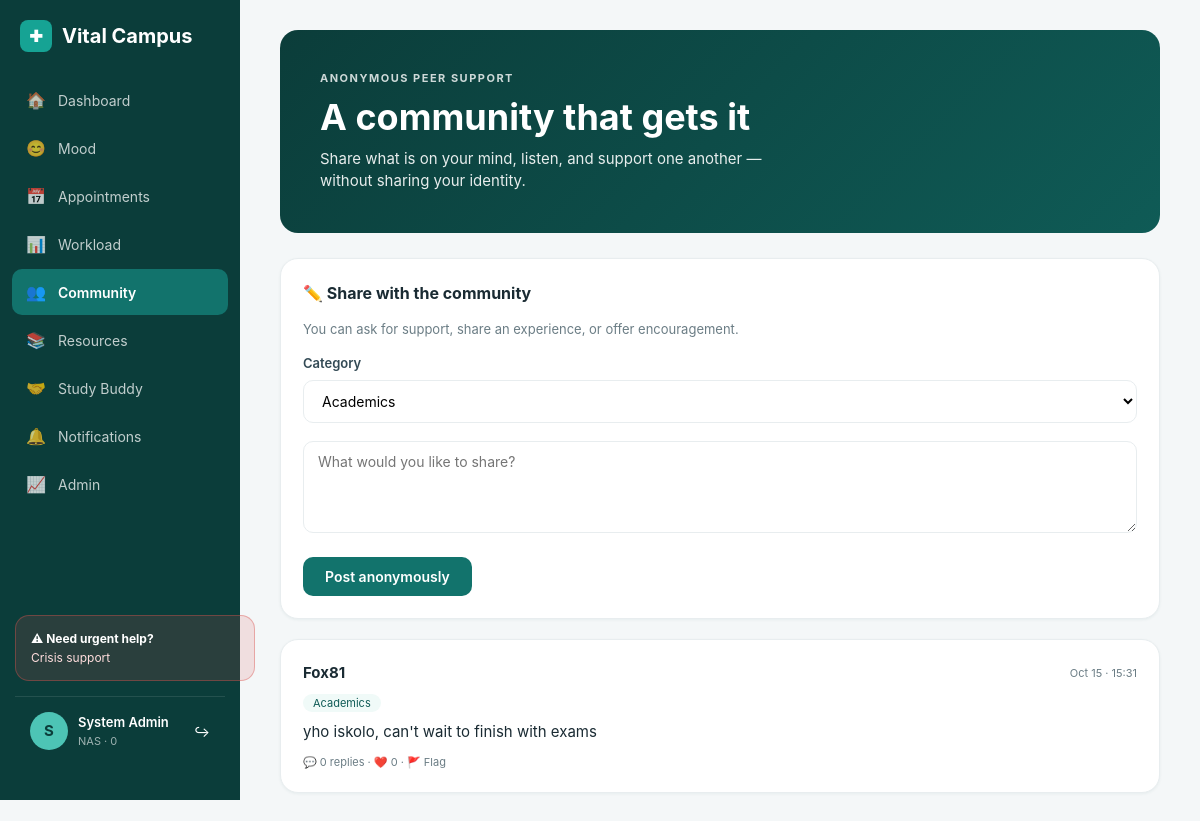
The page /forum (signed in) on the database its author committed.
### database.py (models this page shows, shortened)
class User(UserMixin, db.Model):
    __tablename__ = 'users'
    id = db.Column(db.Integer, primary_key=True)
    user_id = db.Column(db.String(36), unique=True, nullable=False, default=lambda: str(uuid.uuid4()))
    student_number = db.Column(db.String(15), unique=True, nullable=False)
    preferred_name = db.Column(db.String(60), nullable=False)
    email = db.Column(db.String(120), unique=True, nullable=False)
    password = db.Column(db.String(200), nullable=False)
    faculty = db.Column(db.String(80), nullable=False)
    year_of_study = db.Column(db.SmallInteger, nullable=False)
    role = db.Column(db.String(20), default='student')
    is_active = db.Column(db.Boolean, default=True)
    created_at = db.Column(db.DateTime, default=datetime.utcnow)
    last_login = db.Column(db.DateTime, nullable=True)
    moods = db.relationship('MoodEntry', backref='user', lazy=True)
    appointments = db.relationship('Appointment', backref='user', lazy=True)
    posts = db.relationship('PeerPost', backref='user', lazy=True)
    notifications = db.relationship('Notification', backref='user', lazy=True)

class PeerPost(db.Model):
    __tablename__ = 'peer_posts'
    id = db.Column(db.Integer, primary_key=True)
    post_id = db.Column(db.String(36), unique=True, nullable=False, default=lambda: str(uuid.uuid4()))
    user_id = db.Column(db.Integer, db.ForeignKey('users.id'), nullable=False)
    anonymous_alias = db.Column(db.String(40), nullable=False)
    content = db.Column(db.String(500), nullable=False)
    category = db.Column(db.String(20), nullable=False)
    is_flagged = db.Column(db.Boolean, default=False)
    posted_at = db.Column(db.DateTime, default=datetime.utcnow)
    replies = db.relationship('PeerReply', backref='post', lazy=True)

### app.py (the view, shortened to what this page needs)
@app.route('/forum', methods=['GET', 'POST'])
@login_required
def forum():
    posts = PeerPost.query.filter_by(is_flagged=False).order_by(PeerPost.posted_at.desc()).all()
    return render_template('forum.html', posts=posts)

### app.py (called while the page is built)
@login_manager.user_loader
def load_user(user_id):
    return User.query.get(int(user_id))

### templates/forum.html (shortened to what this page needs)
<!DOCTYPE html>
<html lang="en">
<head>
    <link rel="stylesheet" href="{{ url_for('static', filename='css/style.css') }}">
</head>
<body>
    <div class="layout">
        <aside class="sidebar">
            <div>
                <div class="sidebar-brand"><div class="sidebar-brand-icon">✚</div><span>Vital Campus</span></div>
                <nav class="sidebar-nav">
                    <a href="{{ url_for('dashboard') }}"><i>🏠</i><span>Dashboard</span></a>
                    <a href="{{ url_for('mood') }}"><i>😊</i><span>Mood</span></a>
                    <a href="{{ url_for('booking') }}"><i>📅</i><span>Appointments</span></a>
                    <a href="{{ url_for('workload') }}"><i>📊</i><span>Workload</span></a>
                    <a href="{{ url_for('forum') }}" class="active"><i>👥</i><span>Community</span></a>
                    <a href="{{ url_for('resources') }}"><i>📚</i><span>Resources</span></a>
                    <a href="{{ url_for('studybuddy') }}"><i>🤝</i><span>Study Buddy</span></a>
                    <a href="{{ url_for('notifications') }}"><i>🔔</i><span>Notifications</span></a>
                    {% if current_user.role == 'admin' %}
                    <a href="{{ url_for('admin') }}"><i>📈</i><span>Admin</span></a>
                    {% endif %}
                </nav>
            </div>
            <div>
                <button class="sidebar-crisis" onclick="openCrisisModal()" style="cursor:pointer; width:100%; text-align:left; font-family:inherit;">
                    <strong>⚠ Need urgent help?</strong>
                    Crisis support
                </button>
                <div class="sidebar-user">
                    <div class="sidebar-user-avatar">{{ current_user.preferred_name[0] }}</div>
                    <div class="sidebar-user-info"><div>{{ current_user.preferred_name }}</div><div>NAS · {{ current_user.year_of_study }}</div></div>
                    <a href="{{ url_for('logout') }}" style="margin-left:auto; color:#fff; text-decoration:none; font-size:14px;">↪</a>
                </div>
            </div>
        </aside>
        <main class="main-content">
            <div class="banner">
                <div class="banner-content">
                    <div class="eyebrow">Anonymous Peer Support</div>
                    <h1>A community that gets it</h1>
                    <p>Share what is on your mind, listen, and support one another — without sharing your identity.</p>
                </div>
            </div>
            <div class="card">
                <h3>✏️ Share with the community</h3>
                <p style="color: var(--ink-500); font-size: 13px; margin-bottom: 15px;">You can ask for support, share an experience, or offer encouragement.</p>
                <form method="POST">
                    <div class="form-group">
                        <label>Category</label>
                        <select name="category">
                            <option value="Academics">Academics</option>
                        </select>
                    </div>
                    <div class="form-group">
                        <textarea name="content" rows="4" maxlength="500" placeholder="What would you like to share?" style="width:100%; padding:11px 14px; border:1px solid var(--ink-100); border-radius:10px; font-family:inherit;"></textarea>
                    </div>
                    <button type="submit" class="btn btn-primary">Post anonymously</button>
                </form>
            </div>
            {% for post in posts %}
            <div class="card">
                <div style="display:flex; justify-content:space-between; align-items:center; margin-bottom:10px;">
                    <strong>{{ post.anonymous_alias }}</strong>
                    <span style="font-size:11px; color:var(--ink-500);">{{ post.posted_at.strftime('%b %d · %H:%M') }}</span>
                </div>
                <div style="font-size:11px; color:var(--ink-500); margin-bottom:10px;">
                    <span style="background: var(--teal-50); padding:2px 10px; border-radius:12px; color: var(--teal-700);">{{ post.category }}</span>
                </div>
                <p>{{ post.content }}</p>
                <div style="font-size:11px; color:var(--ink-500); margin-top:10px;">💬 {{ post.replies|length }} replies · ❤️ 0 · 🚩 Flag</div>
            </div>
            {% else %}
            <div class="card" style="text-align:center; color:var(--ink-500); padding: 40px;">
                <p>No community posts match this category yet.</p>
            </div>
            {% endfor %}
        </main>
    </div>
</body>
</html>

### static/css/style.css (style rules this page uses)
:root { --teal-900: #0b3d3a; --teal-700: #0f5b56; --teal-600: #12736c; --teal-500: #16a394; --teal-400: #4dc4b5; --teal-100: #e6f7f4; --teal-50: #f0faf8; --amber-500: #e6a23c; --amber-100: #fdf3e2; --red-500: #d9534f; --red-100: #fdeceb; --ink-900: #1a2b33; --ink-700: #334a55; --ink-500: #6b7d85; --ink-300: #b3bfc5; --ink-100: #e8edef; --bg: #f4f7f8; --white: #ffffff; --radius: 14px; --radius-lg: 18px; --shadow-sm: 0 1px 3px rgba(15, 91, 86, 0.06); --shadow-md: 0 4px 14px rgba(15, 91, 86, 0.08); }
* { margin: 0; padding: 0; box-sizing: border-box; }
body { font-family: -apple-system, BlinkMacSystemFont, 'Segoe UI', Roboto, sans-serif; background: var(--bg); color: var(--ink-900); font-size: 15px; line-height: 1.5; }
.layout { display: flex; min-height: 100vh; }
.sidebar { width: 240px; background: var(--teal-900); color: white; padding: 20px 0; position: fixed; top: 0; left: 0; height: 100vh; display: flex; flex-direction: column; justify-content: space-between; }
.sidebar-brand { display: flex; align-items: center; gap: 10px; padding: 0 20px 25px 20px; font-size: 20px; font-weight: 700; color: white; }
.sidebar-brand-icon { width: 32px; height: 32px; background: var(--teal-500); border-radius: 8px; display: flex; align-items: center; justify-content: center; font-size: 16px; }
.sidebar-nav { display: flex; flex-direction: column; gap: 2px; padding: 0 12px; }
.sidebar-nav a { display: flex; align-items: center; gap: 12px; padding: 11px 14px; border-radius: 10px; color: rgba(255,255,255,0.75); text-decoration: none; font-size: 14px; transition: all 0.2s; }
.sidebar-nav a.active { background: var(--teal-600); color: white; font-weight: 600; }
.sidebar-nav a i { width: 20px; text-align: center; font-size: 16px; font-style: normal; }
.sidebar-crisis { margin: 15px; padding: 15px; background: rgba(217, 83, 79, 0.15); border: 1px solid rgba(217, 83, 79, 0.4); border-radius: var(--radius); font-size: 12px; color: #fdd; display: block; }
.sidebar-crisis strong { display: block; margin-bottom: 4px; color: white; }
.sidebar-user { display: flex; align-items: center; gap: 10px; padding: 15px; margin: 15px; border-top: 1px solid rgba(255,255,255,0.1); }
.sidebar-user-avatar { width: 38px; height: 38px; border-radius: 50%; background: var(--teal-400); color: var(--teal-900); display: flex; align-items: center; justify-content: center; font-weight: 700; }
.sidebar-user-info div:first-child { font-weight: 600; font-size: 13px; }
.sidebar-user-info div:last-child { font-size: 11px; opacity: 0.6; }
.main-content { flex: 1; margin-left: 240px; padding: 30px 40px; max-width: 1200px; }
.banner { position: relative; border-radius: var(--radius-lg); padding: 40px; margin-bottom: 25px; color: white; overflow: hidden; background: linear-gradient(135deg, var(--teal-900), var(--teal-700)); min-height: 180px; display: flex; align-items: center; }
.banner-content { position: relative; z-index: 2; max-width: 60%; }
.banner .eyebrow { font-size: 11px; font-weight: 700; letter-spacing: 1.5px; text-transform: uppercase; opacity: 0.8; margin-bottom: 10px; }
.banner h1 { font-size: 36px; margin-bottom: 10px; font-weight: 700; line-height: 1.15; }
.banner p { font-size: 15px; opacity: 0.9; max-width: 500px; }
.card { background: var(--white); border-radius: var(--radius-lg); padding: 22px; margin-bottom: 20px; border: 1px solid var(--ink-100); box-shadow: var(--shadow-sm); }
.card h3 { font-size: 16px; font-weight: 700; margin-bottom: 15px; color: var(--ink-900); }
.btn { display: inline-block; padding: 11px 22px; border-radius: 10px; font-size: 14px; font-weight: 600; cursor: pointer; border: none; text-decoration: none; text-align: center; transition: all 0.2s; font-family: inherit; }
.btn-primary { background: var(--teal-600); color: white; }
.form-group { margin-bottom: 18px; }
.form-group label { display: block; font-size: 13px; font-weight: 600; color: var(--ink-700); margin-bottom: 6px; }
.form-group input, .form-group select, .form-group textarea { width: 100%; padding: 11px 14px; border: 1px solid var(--ink-100); border-radius: 10px; font-size: 14px; font-family: inherit; background: var(--white); transition: border 0.2s; }

### rows shown on the page
User: preferred_name "S", preferred_name "System Admin", year_of_study "0"
PeerPost: anonymous_alias "Fox81", posted_at "Oct 15 · 15:31", category "Academics", content "yho iskolo, can't wait to finish with exams", replies|length "0"
